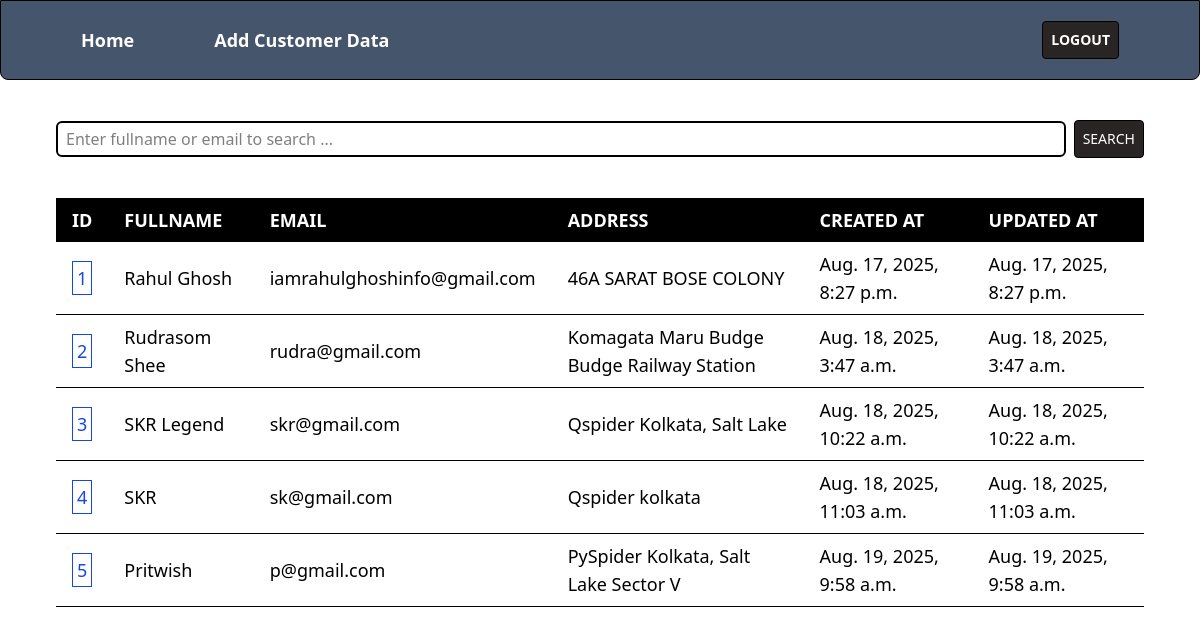
The app's page / (signed in), older data.
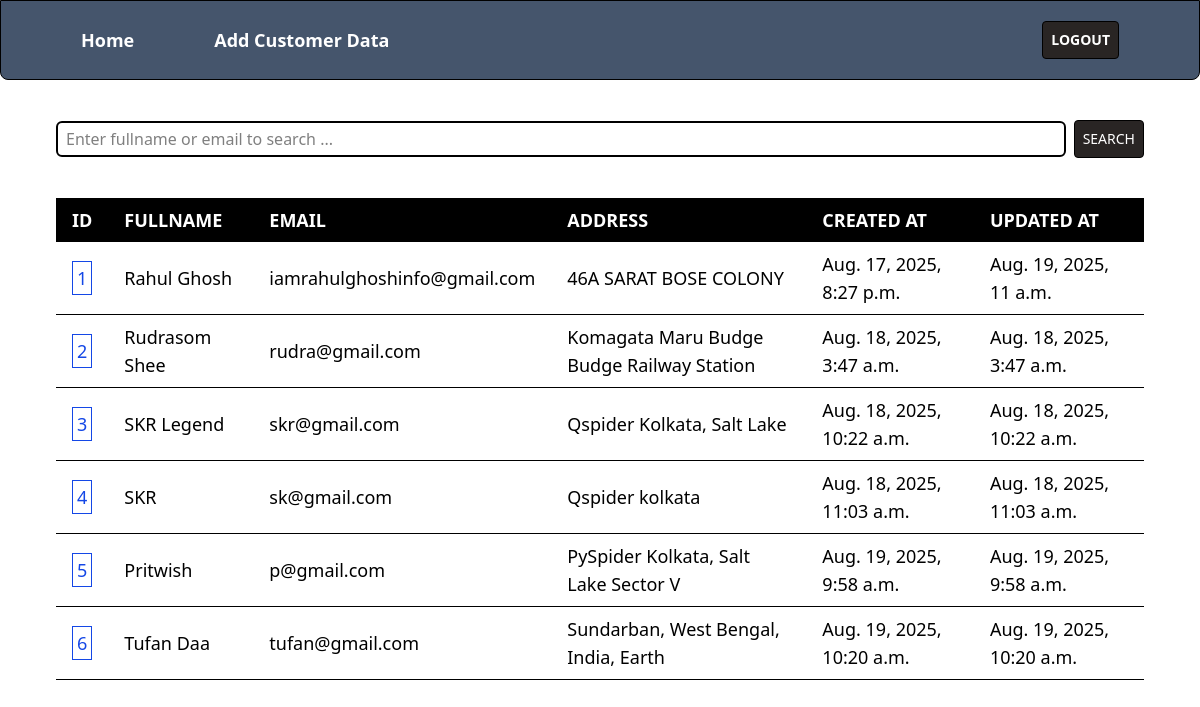
The same page, newer data.
### crm/models.py (models this page shows, shortened)
class CustomerModel(models.Model):
    fullname = models.CharField(max_length=70)
    email = models.EmailField(max_length=40, null=False, unique=True)
    mobile = models.IntegerField(null=False, unique=True)
    address = models.TextField(max_length=200)
    created_at = models.DateTimeField(auto_now_add=True)
    updated_at = models.DateTimeField(auto_now=True)

### crm/views.py (the view)
# urls.py: path('', views.home_view, name='home_view'),
@login_required(login_url='login/')
def home_view(request):
    customer_details = CustomerModel.objects.all()
    if request.method == 'GET':
        search_data = request.GET.get('search', '').strip()
        if search_data:
            customer_details = CustomerModel.objects.filter(
                Q(fullname__icontains=search_data) |
                Q(email__icontains=search_data)
            )
    return render(request, 'home/home.html', {'context':customer_details})

### crm/templates/home/home.html (shortened to what this page needs)
{% extends "layout.html" %}
{% block contents %}
<center>
  <div class="overflow-x-auto w-full rounded-lg px-14 mt-10">
    <form action="" method="get" class="flex items-center justify-center gap-x-2 mb-10">
            <input type="text" name="search" id="search" class="border border-[2px] border-black w-full py-1 px-2 rounded-md outline-none" placeholder="Enter fullname or email to search ...">
            <button type="submit" class="bg-stone-800 text-white px-2 py-2 text-sm rounded-sm border border-black hover:bg-slate-900 hover:px-3 hover:py-2 hover:rounded-md cursor-pointer">SEARCH</button>
        </form>
    <table class="table-auto border-collapse text-lg w-full">
      <thead>
        <tr class="bg-black text-white">
          <th class="px-4 py-2 text-left">ID</th>
          <th class="px-4 py-2 text-left">FULLNAME</th>
          <th class="px-4 py-2 text-left">EMAIL</th>
          <th class="px-4 py-2 text-left">ADDRESS</th>
          <th class="px-4 py-2 text-left">CREATED AT</th>
          <th class="px-4 py-2 text-left">UPDATED AT</th>
        </tr>
      </thead>
      <tbody>
        {% for i in context %}
          <tr class="bg-white border-b">
          <td class="px-4 py-2">
            <a href="{% url 'update_cust_data' i.id %}" class='text-blue-700 border p-1'>{{i.id}}</a>
          </td>
          <td class="px-4 py-2">{{i.fullname}}</td>
          <td class="px-4 py-2">{{i.email}}</td>
          <td class="px-4 py-2">{{i.address}}</td>
          <td class="px-4 py-2">{{i.created_at}}</td>
          <td class="px-4 py-2">{{i.updated_at}}</td>
        </tr>
        {% endfor %}
      </tbody>
    </table>
  </div>
</center>
{% endblock %}

### templates/layout.html (shortened to what this page needs)
{% load static %}
<!DOCTYPE html>
<html lang="en">
<head>
    <script src="https://cdn.jsdelivr.net/npm/@tailwindcss/browser@4"></script>
</head>
<body>
    {% include "navber/navber.html" %}
    {% block contents %}{% endblock %}
</body>
</html>

### templates/navber/navber.html
<nav class="h-20 w-full flex items-center justify-between px-20 bg-slate-600 font-semibold text-lg rounded-b-lg border border-black text-white">
    <ul class="flex items-center justify-center gap-x-20">
        <li><a href="{% url 'home_view' %}">Home</a></li>
        <li><a href="{% url 'register_view' %}">Add Customer Data</a></li>
    </ul>
        {% if user.is_authenticated %}
        <a href="{% url 'logout_view' %}">
        <button type="submit" class="bg-stone-800 px-2 py-2 text-sm rounded-sm border border-black hover:bg-slate-900 hover:px-3 hover:py-2 hover:rounded-md cursor-pointer">LOGOUT</button>
        </a>
        {% else %}
        <a href="{% url 'login_view' %}">
        <button type="submit" class="bg-stone-800 px-2 py-1 rounded-sm border border-black hover:bg-slate-900 hover:px-3 hover:py-2 hover:rounded-md cursor-pointer">LOGIN</button>
        </a>
        {% endif %}
</nav>

Row changes from the older to the newer data that the page shows:
changed CustomerModel "Rahul Ghosh": updated_at "Aug. 17, 2025, 8:27 p.m." → "Aug. 19, 2025, 11 a.m."
added CustomerModel: id "6", fullname "Tufan Daa", email "tufan@gmail.com", address "Sundarban, West Bengal, India, Earth", created_at "Aug. 19, 2025, 10:20 a.m.", updated_at "Aug. 19, 2025, 10:20 a.m."
